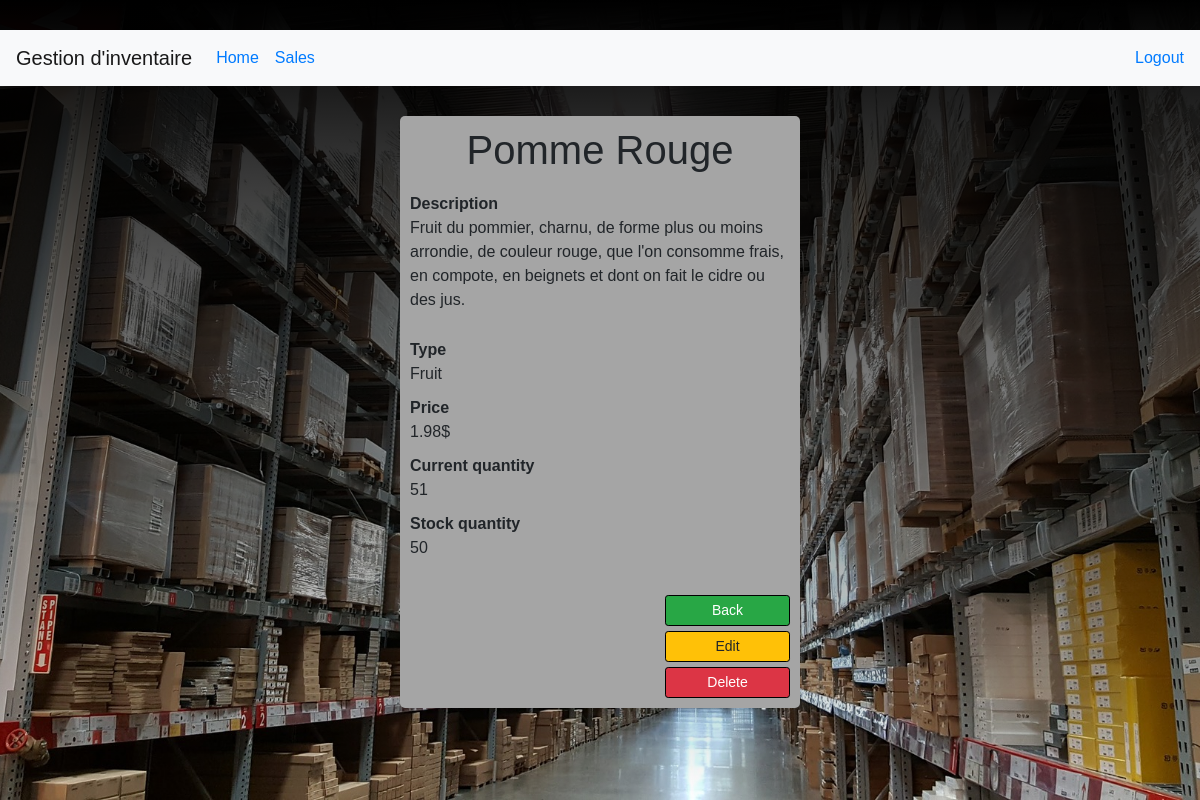
Page /product/13 (signed in) on the committed database.
### gestionInventaire/models.py (models this page shows, shortened)
class Product(models.Model):
    name = models.CharField(max_length=100, blank = False)
    description = models.CharField(max_length=200)
    product_type = models.CharField(max_length=100)
    price = models.DecimalField(decimal_places = 2, max_digits = 6)
    current_quantity = models.IntegerField()
    stock_quantity = models.IntegerField()

### gestionInventaire/views.py (the view)
# urls.py: url(r'^product/(?P<pk>\d+)$', productView, name='product'),
@login_required(login_url='login')
def productView(request, pk):
    item = get_object_or_404(Product, pk=pk)
    return render(request, 'product.html', {'item': item})

### gestionInventaire/templates/product.html
{%extends 'base.html'%}
{% block body %}
<div class="form">
    <h1 class="form-title">{{ item.name }}</h1>
    <label class="form-label">Description</label>
    <p>{{ item.description }}</p>
    <label class="form-label">Type</label>
    <a>{{ item.product_type }}</a>
    <label class="form-label">Price</label>
    <span>{{ item.price }}$</span>
    <label class="form-label">Current quantity</label>
    <span>{{ item.current_quantity }}</span>
    <label class="form-label">Stock quantity</label>
    <span>{{ item.stock_quantity }}</span>
    <div class="form-btn-container">
        <a href="{% url 'index' %}" class="btn btn-success btn-sm form-btn">Back</a>
        <a href="{% url 'edit' item.pk %}" class="btn btn-warning btn-sm form-btn">Edit</a>
        <a href="{% url 'delete' item.pk %}" class="btn btn-danger btn-sm form-btn">Delete</a>
    </div>
</div>
{% endblock %}

### gestionInventaire/static/styles/styles.css (style rules this page uses)
:root { --z0clr: rgb(99, 99, 99); --z1clr: rgb(165, 165, 165); --z2clr: white; }
.form { display: flex; flex-direction: column; background-color: var(--z1clr); width: 400px; margin: 0px auto; padding: 10px; border-radius: 5px; }
.form-title { text-align: center; }
.form-label { font-weight: bold; padding: 0px; margin: 10px 0px 0px 0px; }
.form-btn-container { display: flex; flex-direction: column; width: 40%; margin-top: 30px; margin-left: auto; }
.form-btn { margin: 5px 0px 0px auto; width: 125px; border: 1px solid black; }

### rows in the picture
Product: name "Pomme Rouge", description "Fruit du pommier, charnu, de forme plus ou moins arrondie, de couleur rouge, que l'on consomme frais, en compote, en beignets et dont on fait le cidre ou des jus.", product_type "Fruit", price "1.98", current_quantity "51", stock_quantity "50"
